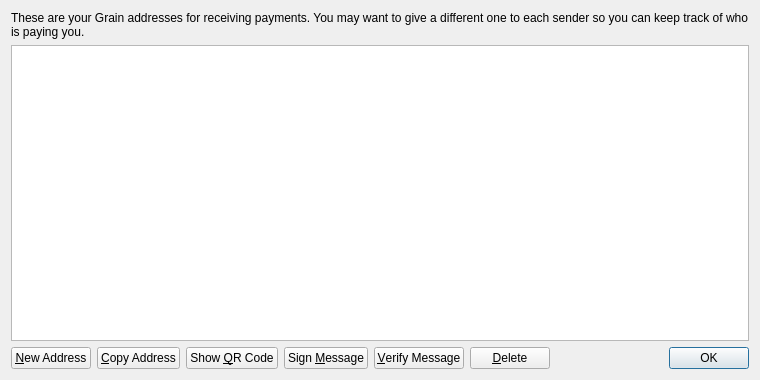
<?xml version="1.0" encoding="UTF-8"?>
<ui version="4.0">
 <class>AddressBookPage</class>
 <widget class="QWidget" name="AddressBookPage">
  <property name="geometry">
   <rect>
    <x>0</x>
    <y>0</y>
    <width>760</width>
    <height>380</height>
   </rect>
  </property>
  <property name="windowTitle">
   <string>Address Book</string>
  </property>
  <layout class="QVBoxLayout" name="verticalLayout">
   <item>
    <widget class="QLabel" name="labelExplanation">
     <property name="text">
      <string>These are your Grain addresses for receiving payments. You may want to give a different one to each sender so you can keep track of who is paying you.</string>
     </property>
     <property name="textFormat">
      <enum>Qt::PlainText</enum>
     </property>
     <property name="wordWrap">
      <bool>true</bool>
     </property>
    </widget>
   </item>
   <item>
    <widget class="QTableView" name="tableView">
     <property name="contextMenuPolicy">
      <enum>Qt::CustomContextMenu</enum>
     </property>
     <property name="toolTip">
      <string>Double-click to edit address or label</string>
     </property>
     <property name="tabKeyNavigation">
      <bool>false</bool>
     </property>
     <property name="alternatingRowColors">
      <bool>true</bool>
     </property>
     <property name="selectionMode">
      <enum>QAbstractItemView::SingleSelection</enum>
     </property>
     <property name="selectionBehavior">
      <enum>QAbstractItemView::SelectRows</enum>
     </property>
     <property name="sortingEnabled">
      <bool>true</bool>
     </property>
     <attribute name="verticalHeaderVisible">
      <bool>false</bool>
     </attribute>
    </widget>
   </item>
   <item>
    <layout class="QHBoxLayout" name="horizontalLayout">
     <item>
      <widget class="QPushButton" name="newAddressButton">
       <property name="toolTip">
        <string>Create a new address</string>
       </property>
       <property name="text">
        <string>&amp;New Address</string>
       </property>
       <property name="icon">
        <iconset resource="../bitcoin.qrc">
         <normaloff>:/icons/add</normaloff>:/icons/add</iconset>
       </property>
      </widget>
     </item>
     <item>
      <widget class="QPushButton" name="copyToClipboard">
       <property name="toolTip">
        <string>Copy the currently selected address to the system clipboard</string>
       </property>
       <property name="text">
        <string>&amp;Copy Address</string>
       </property>
       <property name="icon">
        <iconset resource="../bitcoin.qrc">
         <normaloff>:/icons/editcopy</normaloff>:/icons/editcopy</iconset>
       </property>
      </widget>
     </item>
     <item>
      <widget class="QPushButton" name="showQRCode">
       <property name="text">
        <string>Show &amp;QR Code</string>
       </property>
       <property name="icon">
        <iconset resource="../bitcoin.qrc">
         <normaloff>:/icons/qrcode</normaloff>:/icons/qrcode</iconset>
       </property>
      </widget>
     </item>
     <item>
      <widget class="QPushButton" name="signMessage">
       <property name="toolTip">
        <string>Sign a message to prove you own a Grain address</string>
       </property>
       <property name="text">
        <string>Sign &amp;Message</string>
       </property>
       <property name="icon">
        <iconset resource="../bitcoin.qrc">
         <normaloff>:/icons/edit</normaloff>:/icons/edit</iconset>
       </property>
      </widget>
     </item>
     <item>
      <widget class="QPushButton" name="verifyMessage">
       <property name="toolTip">
        <string>Verify a message to ensure it was signed with a specified Grain address</string>
       </property>
       <property name="text">
        <string>&amp;Verify Message</string>
       </property>
       <property name="icon">
        <iconset resource="../bitcoin.qrc">
         <normaloff>:/icons/transaction_0</normaloff>:/icons/transaction_0</iconset>
       </property>
      </widget>
     </item>
     <item>
      <widget class="QPushButton" name="deleteButton">
       <property name="toolTip">
        <string>Delete the currently selected address from the list</string>
       </property>
       <property name="text">
        <string>&amp;Delete</string>
       </property>
       <property name="icon">
        <iconset resource="../bitcoin.qrc">
         <normaloff>:/icons/remove</normaloff>:/icons/remove</iconset>
       </property>
      </widget>
     </item>
     <item>
      <spacer name="horizontalSpacer">
       <property name="orientation">
        <enum>Qt::Horizontal</enum>
       </property>
       <property name="sizeHint" stdset="0">
        <size>
         <width>40</width>
         <height>20</height>
        </size>
       </property>
      </spacer>
     </item>
     <item>
      <widget class="QDialogButtonBox" name="buttonBox">
       <property name="sizePolicy">
        <sizepolicy hsizetype="Maximum" vsizetype="Fixed">
         <horstretch>0</horstretch>
         <verstretch>0</verstretch>
        </sizepolicy>
       </property>
       <property name="standardButtons">
        <set>QDialogButtonBox::Ok</set>
       </property>
      </widget>
     </item>
    </layout>
   </item>
  </layout>
 </widget>
 <resources>
  <include location="../bitcoin.qrc"/>
 </resources>
 <connections/>
</ui>
